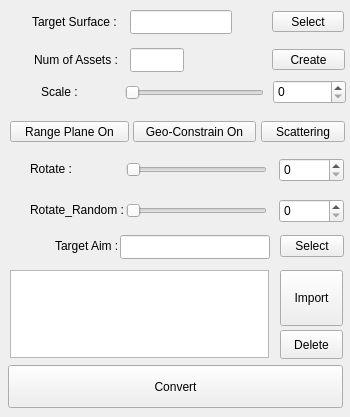
<?xml version="1.0" encoding="UTF-8"?>
<ui version="4.0">
 <class>plcAsset</class>
 <widget class="QWidget" name="plcAsset">
  <property name="geometry">
   <rect>
    <x>0</x>
    <y>0</y>
    <width>350</width>
    <height>417</height>
   </rect>
  </property>
  <property name="windowTitle">
   <string>Asset Placement</string>
  </property>
  <widget class="QLineEdit" name="targetGeo">
   <property name="geometry">
    <rect>
     <x>130</x>
     <y>10</y>
     <width>102</width>
     <height>24</height>
    </rect>
   </property>
   <property name="minimumSize">
    <size>
     <width>54</width>
     <height>24</height>
    </size>
   </property>
   <property name="maximumSize">
    <size>
     <width>150</width>
     <height>24</height>
    </size>
   </property>
  </widget>
  <widget class="QPushButton" name="selGeoBtn">
   <property name="geometry">
    <rect>
     <x>272</x>
     <y>11</y>
     <width>72</width>
     <height>21</height>
    </rect>
   </property>
   <property name="text">
    <string>Select</string>
   </property>
  </widget>
  <widget class="QLabel" name="label_6">
   <property name="geometry">
    <rect>
     <x>32</x>
     <y>11</y>
     <width>105</width>
     <height>21</height>
    </rect>
   </property>
   <property name="text">
    <string>Target Surface :</string>
   </property>
  </widget>
  <widget class="QSpinBox" name="numOri">
   <property name="geometry">
    <rect>
     <x>279</x>
     <y>199</y>
     <width>65</width>
     <height>24</height>
    </rect>
   </property>
  </widget>
  <widget class="QPushButton" name="crBtn">
   <property name="geometry">
    <rect>
     <x>272</x>
     <y>49</y>
     <width>73</width>
     <height>21</height>
    </rect>
   </property>
   <property name="text">
    <string>Create</string>
   </property>
  </widget>
  <widget class="QLabel" name="label_4">
   <property name="geometry">
    <rect>
     <x>34</x>
     <y>49</y>
     <width>103</width>
     <height>21</height>
    </rect>
   </property>
   <property name="text">
    <string>Num of Assets :</string>
   </property>
  </widget>
  <widget class="QLineEdit" name="numCh">
   <property name="geometry">
    <rect>
     <x>130</x>
     <y>48</y>
     <width>54</width>
     <height>24</height>
    </rect>
   </property>
   <property name="minimumSize">
    <size>
     <width>54</width>
     <height>24</height>
    </size>
   </property>
   <property name="maximumSize">
    <size>
     <width>150</width>
     <height>24</height>
    </size>
   </property>
  </widget>
  <widget class="QLabel" name="Rot">
   <property name="geometry">
    <rect>
     <x>30</x>
     <y>199</y>
     <width>112</width>
     <height>21</height>
    </rect>
   </property>
   <property name="text">
    <string>Rotate_Random :</string>
   </property>
  </widget>
  <widget class="QSlider" name="slOri">
   <property name="geometry">
    <rect>
     <x>126</x>
     <y>201</y>
     <width>141</width>
     <height>20</height>
    </rect>
   </property>
   <property name="orientation">
    <enum>Qt::Horizontal</enum>
   </property>
  </widget>
  <widget class="QPushButton" name="geoConBtn">
   <property name="geometry">
    <rect>
     <x>133</x>
     <y>121</y>
     <width>123</width>
     <height>21</height>
    </rect>
   </property>
   <property name="text">
    <string>Geo-Constrain On</string>
   </property>
  </widget>
  <widget class="QLineEdit" name="aimTarget">
   <property name="geometry">
    <rect>
     <x>120</x>
     <y>235</y>
     <width>150</width>
     <height>24</height>
    </rect>
   </property>
   <property name="minimumSize">
    <size>
     <width>54</width>
     <height>24</height>
    </size>
   </property>
   <property name="maximumSize">
    <size>
     <width>150</width>
     <height>24</height>
    </size>
   </property>
  </widget>
  <widget class="QPushButton" name="aimBtn">
   <property name="geometry">
    <rect>
     <x>280</x>
     <y>235</y>
     <width>64</width>
     <height>22</height>
    </rect>
   </property>
   <property name="text">
    <string>Select</string>
   </property>
  </widget>
  <widget class="QLabel" name="label_7">
   <property name="geometry">
    <rect>
     <x>55</x>
     <y>235</y>
     <width>84</width>
     <height>21</height>
    </rect>
   </property>
   <property name="text">
    <string>Target Aim :</string>
   </property>
  </widget>
  <widget class="QPushButton" name="loadBtn">
   <property name="geometry">
    <rect>
     <x>8</x>
     <y>365</y>
     <width>335</width>
     <height>43</height>
    </rect>
   </property>
   <property name="text">
    <string>Convert</string>
   </property>
  </widget>
  <widget class="QListWidget" name="listWidget">
   <property name="geometry">
    <rect>
     <x>10</x>
     <y>270</y>
     <width>259</width>
     <height>88</height>
    </rect>
   </property>
  </widget>
  <widget class="QPushButton" name="impBtn">
   <property name="geometry">
    <rect>
     <x>280</x>
     <y>270</y>
     <width>63</width>
     <height>56</height>
    </rect>
   </property>
   <property name="text">
    <string>Import</string>
   </property>
  </widget>
  <widget class="QPushButton" name="delBtn">
   <property name="geometry">
    <rect>
     <x>280</x>
     <y>330</y>
     <width>63</width>
     <height>29</height>
    </rect>
   </property>
   <property name="text">
    <string>Delete</string>
   </property>
  </widget>
  <widget class="QLabel" name="locScaleLabel">
   <property name="geometry">
    <rect>
     <x>41</x>
     <y>81</y>
     <width>53</width>
     <height>21</height>
    </rect>
   </property>
   <property name="text">
    <string>Scale :</string>
   </property>
  </widget>
  <widget class="QSlider" name="scsl">
   <property name="geometry">
    <rect>
     <x>125</x>
     <y>83</y>
     <width>139</width>
     <height>20</height>
    </rect>
   </property>
   <property name="orientation">
    <enum>Qt::Horizontal</enum>
   </property>
  </widget>
  <widget class="QSpinBox" name="scnum">
   <property name="geometry">
    <rect>
     <x>273</x>
     <y>80</y>
     <width>73</width>
     <height>24</height>
    </rect>
   </property>
  </widget>
  <widget class="QPushButton" name="getrBtn">
   <property name="geometry">
    <rect>
     <x>10</x>
     <y>121</y>
     <width>119</width>
     <height>21</height>
    </rect>
   </property>
   <property name="text">
    <string>Range Plane On</string>
   </property>
  </widget>
  <widget class="QPushButton" name="scattBtn">
   <property name="geometry">
    <rect>
     <x>261</x>
     <y>121</y>
     <width>84</width>
     <height>21</height>
    </rect>
   </property>
   <property name="text">
    <string>Scattering</string>
   </property>
  </widget>
  <widget class="QLabel" name="Orient">
   <property name="geometry">
    <rect>
     <x>30</x>
     <y>158</y>
     <width>112</width>
     <height>21</height>
    </rect>
   </property>
   <property name="text">
    <string>Rotate :</string>
   </property>
  </widget>
  <widget class="QSpinBox" name="numRot">
   <property name="geometry">
    <rect>
     <x>279</x>
     <y>158</y>
     <width>65</width>
     <height>24</height>
    </rect>
   </property>
  </widget>
  <widget class="QSlider" name="slRot">
   <property name="geometry">
    <rect>
     <x>126</x>
     <y>160</y>
     <width>141</width>
     <height>20</height>
    </rect>
   </property>
   <property name="orientation">
    <enum>Qt::Horizontal</enum>
   </property>
  </widget>
 </widget>
 <resources/>
 <connections>
  <connection>
   <sender>slOri</sender>
   <signal>valueChanged(int)</signal>
   <receiver>numOri</receiver>
   <slot>setValue(int)</slot>
   <hints>
    <hint type="sourcelabel">
     <x>196</x>
     <y>179</y>
    </hint>
    <hint type="destinationlabel">
     <x>311</x>
     <y>179</y>
    </hint>
   </hints>
  </connection>
  <connection>
   <sender>numOri</sender>
   <signal>valueChanged(int)</signal>
   <receiver>slOri</receiver>
   <slot>setValue(int)</slot>
   <hints>
    <hint type="sourcelabel">
     <x>311</x>
     <y>179</y>
    </hint>
    <hint type="destinationlabel">
     <x>196</x>
     <y>179</y>
    </hint>
   </hints>
  </connection>
  <connection>
   <sender>scnum</sender>
   <signal>valueChanged(int)</signal>
   <receiver>scsl</receiver>
   <slot>setValue(int)</slot>
   <hints>
    <hint type="sourcelabel">
     <x>309</x>
     <y>91</y>
    </hint>
    <hint type="destinationlabel">
     <x>194</x>
     <y>92</y>
    </hint>
   </hints>
  </connection>
  <connection>
   <sender>scsl</sender>
   <signal>valueChanged(int)</signal>
   <receiver>scnum</receiver>
   <slot>setValue(int)</slot>
   <hints>
    <hint type="sourcelabel">
     <x>194</x>
     <y>92</y>
    </hint>
    <hint type="destinationlabel">
     <x>309</x>
     <y>91</y>
    </hint>
   </hints>
  </connection>
  <connection>
   <sender>slRot</sender>
   <signal>valueChanged(int)</signal>
   <receiver>numRot</receiver>
   <slot>setValue(int)</slot>
   <hints>
    <hint type="sourcelabel">
     <x>196</x>
     <y>169</y>
    </hint>
    <hint type="destinationlabel">
     <x>311</x>
     <y>169</y>
    </hint>
   </hints>
  </connection>
  <connection>
   <sender>numRot</sender>
   <signal>valueChanged(int)</signal>
   <receiver>slRot</receiver>
   <slot>setValue(int)</slot>
   <hints>
    <hint type="sourcelabel">
     <x>311</x>
     <y>169</y>
    </hint>
    <hint type="destinationlabel">
     <x>196</x>
     <y>169</y>
    </hint>
   </hints>
  </connection>
 </connections>
</ui>
